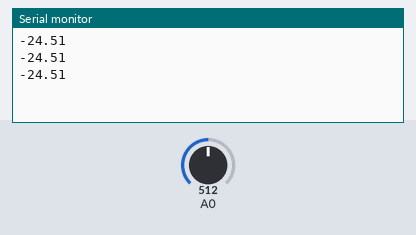
The sketch below on a simulated Arduino Uno, built with avr-gcc and run on an emulated ATmega328P. On the bench: the last lines printed to the serial monitor. Inputs (shaded band) come from the test bench; at power-on: A0 = 512.

Above: at 1.3 s.
1.4 s: A0 set to 716
At 1.9 s:
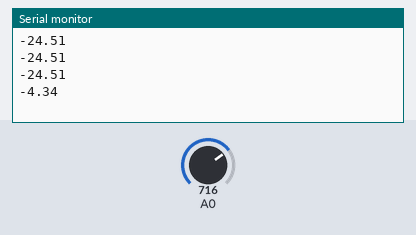
2.9 s: A0 set to 900
At 3.4 s:
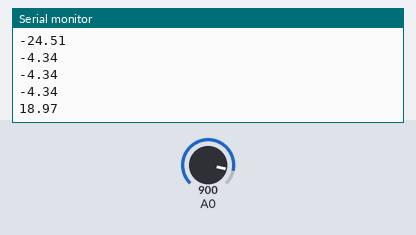
Timing chart, 0 to 5.9 s (numbered marks = the images above; inputs shaded):
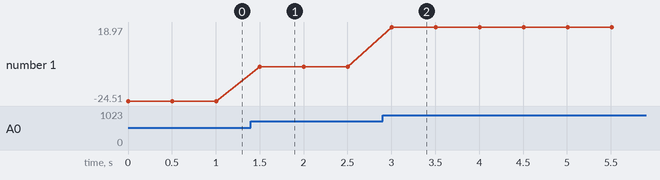

Measured:
- after the input at 1.4 s, the serial monitor: prints a new line after 0.10 s (image 1)
- after the input at 2.9 s, the serial monitor: prints a new line after 0.11 s (image 2)
- plotted number 1: -24.51 → -4.34 after the input at 1.4 s, -4.34 → 18.97 after the input at 2.9 s

The sketch:

testeNTC.ino
```cpp
/*thermistor parameters:
 * RT0: 1 000 Ω
 * B: 3460 K +- 0.75%
 * T0:  25 C
 * +- 5%
 */

//These values are in the datasheet
//#define RT0 10000   // Ω
#define RT0 9830   // Ω
#define B 3460      // K
//--------------------------------------

#define VCC 5    //Supply voltage
#define R 10000  //R=10KΩ

//Variables
float RT, VR, ln, TX, T0, VRT;

// float voltages[] = [1.0, 1.5, 2.0, 2.5, 3.0, 3.5, 4.0, 4.5, 5.0];
// float temps[]= [1.0, 1.5, 2.0, 2.5, 3.0, 3.5, 4.0, 4.5, 5.0];
// float time[] = [1.0, 1.5, 2.0, 2.5, 3.0, 3.5, 4.0, 4.5, 5.0];

void setup() {
  // put your setup code here, to run once:
  Serial.begin(9600);
  T0 = 25 + 273.15;                 //Temperature T0 from datasheet, conversion from Celsius to kelvin
}

void loop() {
  // put your main code here, to run repeatedly:
  VRT = analogRead(A0);              //Acquisition analog value of VRT
  VRT = (5.00 / 1023.00) * VRT;      //Conversion to voltage
  VR = VCC - VRT;
  RT = VRT / (VR / R);               //Resistance of RT

  ln = log(RT / RT0);
  TX = (1 / ((ln / B) + (1 / T0))); //Temperature from thermistor

  TX = 273.15- TX;                 //Conversion to Celsius

  // Serial.print("Voltage:");
  // Serial.print(VRT);
  // Serial.print(" , Temperature:");
  Serial.println(TX);
  // Serial.println("C");

  delay(500);
}
```
